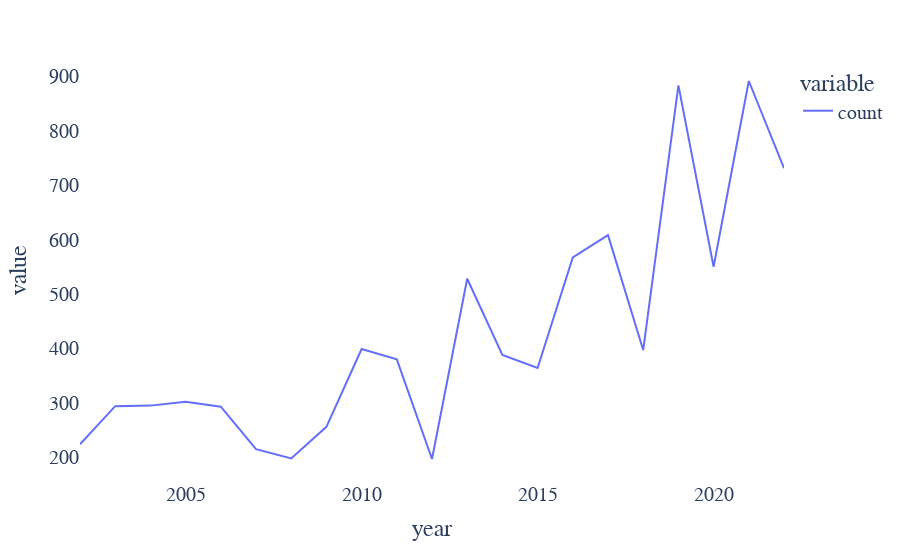

Notebook source saved alongside this figure:
### Code cell
# total butterflies seen
m_df = df.groupby('year').agg('sum')
fig = px.line(m_df)

fig.update_layout(plot_bgcolor='white', font=dict(family='Arial', size=20))

### Figure 1 — Plotly figure (JSON) as saved in the notebook; plotly's stock layout.template omitted (floating-point values rounded to 4 significant figures)
{"data": [{"hovertemplate": "variable=count<br>year=%{x}<br>value=%{y}<extra></extra>", "legendgroup": "count", "line": {"color": "#636efa", "dash": "solid"}, "marker": {"symbol": "circle"}, "mode": "lines", "name": "count", "orientation": "v", "showlegend": true, "type": "scatter", "x": [2002, 2003, 2004, 2005, 2006, 2007, 2008, 2009, 2010, 2011, 2012, 2013, 2014, 2015, 2016, 2017, 2018, 2019, 2020, 2021, 2022], "xaxis": "x", "y": [224, 294, 295, 302, 293, 215, 198, 256, 399, 380, 197, 528, 388, 364, 567, 608, 397, 883, 550, 891, 731], "yaxis": "y"}], "layout": {"font": {"family": "Arial", "size": 20}, "legend": {"title": {"text": "variable"}, "tracegroupgap": 0}, "margin": {"t": 60}, "plot_bgcolor": "white", "xaxis": {"anchor": "y", "domain": [0, 1], "title": {"text": "year"}}, "yaxis": {"anchor": "x", "domain": [0, 1], "title": {"text": "value"}}}}
